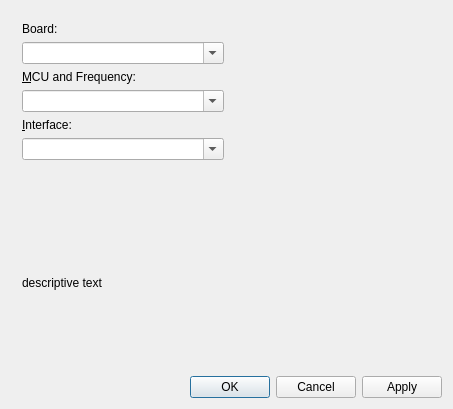
<?xml version="1.0" encoding="UTF-8"?>
<ui version="4.0">
 <class>ArduinoWindow</class>
 <widget class="QDialog" name="ArduinoWindow">
  <property name="geometry">
   <rect>
    <x>0</x>
    <y>0</y>
    <width>453</width>
    <height>409</height>
   </rect>
  </property>
  <property name="windowTitle">
   <string>arduinowindow</string>
  </property>
  <layout class="QVBoxLayout" name="verticalLayout_3">
   <item>
    <widget class="QWidget" name="centralWidget" native="true">
     <layout class="QVBoxLayout" name="verticalLayout_2">
      <item>
       <layout class="QHBoxLayout" name="horizontalLayout">
        <item>
         <layout class="QVBoxLayout" name="verticalLayout">
          <item>
           <widget class="QLabel" name="boardLabel">
            <property name="text">
             <string>Board:</string>
            </property>
            <property name="buddy">
             <cstring>boardCombo</cstring>
            </property>
           </widget>
          </item>
          <item>
           <widget class="KComboBox" name="boardCombo">
            <property name="editable">
             <bool>true</bool>
            </property>
           </widget>
          </item>
          <item>
           <widget class="QLabel" name="buadLabel">
            <property name="text">
             <string>&amp;MCU and Frequency:</string>
            </property>
            <property name="buddy">
             <cstring>boardCombo</cstring>
            </property>
           </widget>
          </item>
          <item>
           <widget class="KComboBox" name="mcuFreqCombo">
            <property name="editable">
             <bool>true</bool>
            </property>
           </widget>
          </item>
          <item>
           <widget class="QLabel" name="interfacelabel">
            <property name="text">
             <string>&amp;Interface:</string>
            </property>
            <property name="textFormat">
             <enum>Qt::PlainText</enum>
            </property>
            <property name="buddy">
             <cstring>boardCombo</cstring>
            </property>
           </widget>
          </item>
          <item>
           <widget class="KComboBox" name="interfaceCombo">
            <property name="editable">
             <bool>true</bool>
            </property>
           </widget>
          </item>
          <item>
           <spacer name="verticalSpacer">
            <property name="orientation">
             <enum>Qt::Vertical</enum>
            </property>
            <property name="sizeHint" stdset="0">
             <size>
              <width>20</width>
              <height>40</height>
             </size>
            </property>
           </spacer>
          </item>
         </layout>
        </item>
        <item>
         <widget class="QLabel" name="image">
          <property name="text">
           <string/>
          </property>
          <property name="scaledContents">
           <bool>false</bool>
          </property>
          <property name="alignment">
           <set>Qt::AlignCenter</set>
          </property>
         </widget>
        </item>
       </layout>
      </item>
      <item>
       <widget class="QLabel" name="bitext">
        <property name="sizePolicy">
         <sizepolicy hsizetype="MinimumExpanding" vsizetype="MinimumExpanding">
          <horstretch>0</horstretch>
          <verstretch>0</verstretch>
         </sizepolicy>
        </property>
        <property name="text">
         <string>descriptive text</string>
        </property>
       </widget>
      </item>
     </layout>
    </widget>
   </item>
   <item>
    <widget class="QDialogButtonBox" name="buttonBox">
     <property name="standardButtons">
      <set>QDialogButtonBox::Apply|QDialogButtonBox::Cancel|QDialogButtonBox::Ok</set>
     </property>
    </widget>
   </item>
  </layout>
 </widget>
 <layoutdefault spacing="6" margin="11"/>
 <customwidgets>
  <customwidget>
   <class>KComboBox</class>
   <extends>QComboBox</extends>
   <header>kcombobox.h</header>
  </customwidget>
 </customwidgets>
 <resources/>
 <connections/>
</ui>
